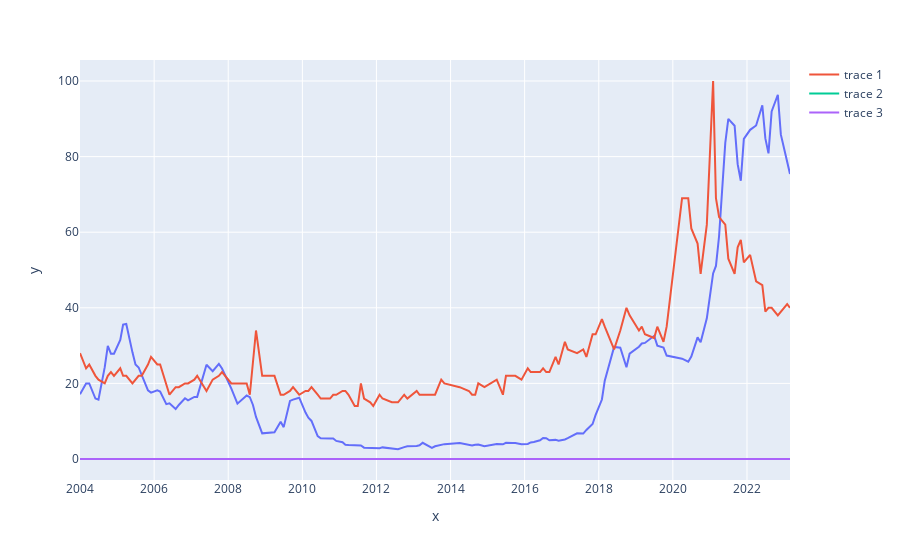

Notebook code cell kept with this figure:
### Code cell
fig = px.line(y=df['Close'],x=df.index)
fig.add_scatter(x=df.index,y=df['trend_ticket'])
fig.add_scatter(x=df.index,y=df['trend_comp'])
fig.add_scatter(x=df.index,y=df['trend_sugest'])	
fig.show()

### Figure 1 — Plotly figure (JSON) as saved in the notebook; plotly's stock layout.template omitted (floating-point values rounded to 4 significant figures; data arrays with more than 128 entries replaced by an {"elided": "..."} marker saying what was removed)
{"data": [{"hovertemplate": "x=%{x}<br>y=%{y}<extra></extra>", "legendgroup": "", "line": {"color": "#636efa", "dash": "solid"}, "marker": {"symbol": "circle"}, "mode": "lines", "name": "", "orientation": "v", "showlegend": false, "type": "scatter", "x": {"elided": "142 str values"}, "xaxis": "x", "y": {"elided": "142 float values"}, "yaxis": "y"}, {"type": "scatter", "x": {"elided": "142 str values"}, "y": {"elided": "142 int values"}}, {"type": "scatter", "x": {"elided": "142 str values"}, "y": {"elided": "142 int values"}}, {"type": "scatter", "x": {"elided": "142 str values"}, "y": {"elided": "142 int values"}}], "layout": {"legend": {"tracegroupgap": 0}, "margin": {"t": 60}, "xaxis": {"anchor": "y", "domain": [0, 1], "title": {"text": "x"}}, "yaxis": {"anchor": "x", "domain": [0, 1], "title": {"text": "y"}}}}
